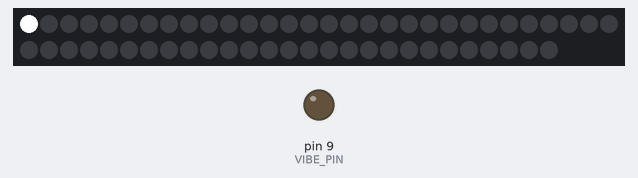
A sketch run on a simulated Arduino Uno, built with avr-gcc and run on an emulated ATmega328P. Shown: 57 RGB LEDs in strip order, left to right, continuing on the next row, output pins drawn as LEDs (lit = HIGH).

Above: at 0.2 s.
At 17.4 s:
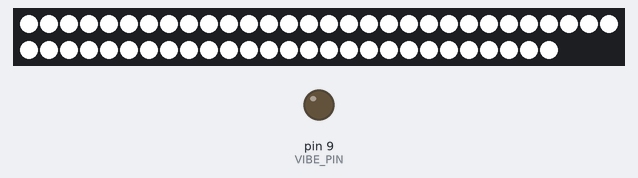
At 39.0 s:
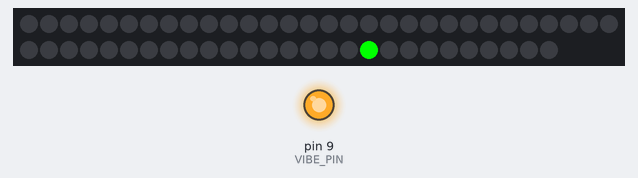
Timing chart, 0 to 40.0 s (numbered marks = the images above):
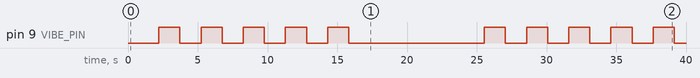

The sketch:

BRM-LED-VIB.ino
```cpp
#include <Adafruit_NeoPixel.h>

#define PIN 6
#define NUM_LEDS 57
#define VIBE_PIN 9

Adafruit_NeoPixel strip(NUM_LEDS, PIN, NEO_GRB + NEO_KHZ800);

// Correct NeoPixel indexes for your hand path (DO NOT USE RGB#, INDEX OF WIRING FROM ARDUINO)
int handPath[] = {
  0,1,2,//Countdown to start (Zero Index)
  3,4,5,6,7, //Inhale
  8,9,10,11,12,//Exhale
  13,14,15,16,17,//I
  18,19,20,21,22,//E
  23,24,25,26,27,//I
  28,29,30,31,32,//E
  33,34,35,36,37,//I
  38,39,40,41,42,//E
  43,44,45,46,47,//I
  48,49,50,51,52,//E
  53,54,55,56//FINISH
};

int delayTime = 300;//time each LED takes

void setup() {
  strip.begin();
  strip.show();
  pinMode(VIBE_PIN, OUTPUT);
}

void loop() {

  // Countdown (first 3 LEDs)
  for (int i = 0; i < 3; i++) {
    strip.setPixelColor(handPath[i], strip.Color(255,255,255));
    strip.show();
    delay(400);
  }

  delay(1000);
  strip.clear();

  bool inhale = true;

  // Breathing animation
  for (int i = 3; i < 50; i= i + 5) {
    for (int j = 0; j < 5; j++) {
      strip.clear();

      if (inhale) {
        strip.setPixelColor(handPath[i + j], strip.Color(0,255,0)); // green = inhale
        digitalWrite(VIBE_PIN, HIGH);
      } else {
        strip.setPixelColor(handPath[i + j], strip.Color(0,0,255)); // blue = exhale
        digitalWrite(VIBE_PIN, LOW);
      }
      strip.show();
      delay(delayTime);
    }

    inhale = !inhale;
  }

  // Finish: light up entire hand white
  //pauses for a couple seconds to decide to turn off or run again
  strip.clear();
  setHandColor(255, 255, 255);
  strip.show();
  delay(2000);
  strip.clear();
  setHandColor(0, 0, 0);
  strip.show();
  delay(4000);
}

// Function to set the whole hand to a color
void setHandColor(int r, int g, int b) {
  for (int i = 0; i < NUM_LEDS; i++) {
    strip.setPixelColor(handPath[i], strip.Color(r, g, b));
  }
}
```

Measured:
- by itself, pin 9 (VIBE_PIN): goes 4 × (HIGH 1.5 s, LOW 1.5 s), HIGH 1.5 s, LOW 9.7 s, 4 × (HIGH 1.5 s, LOW 1.5 s), HIGH 1.5 s, then LOW
- what the display in image 1 shows lasts 2.0 s, from 17.3 s to 19.3 s
